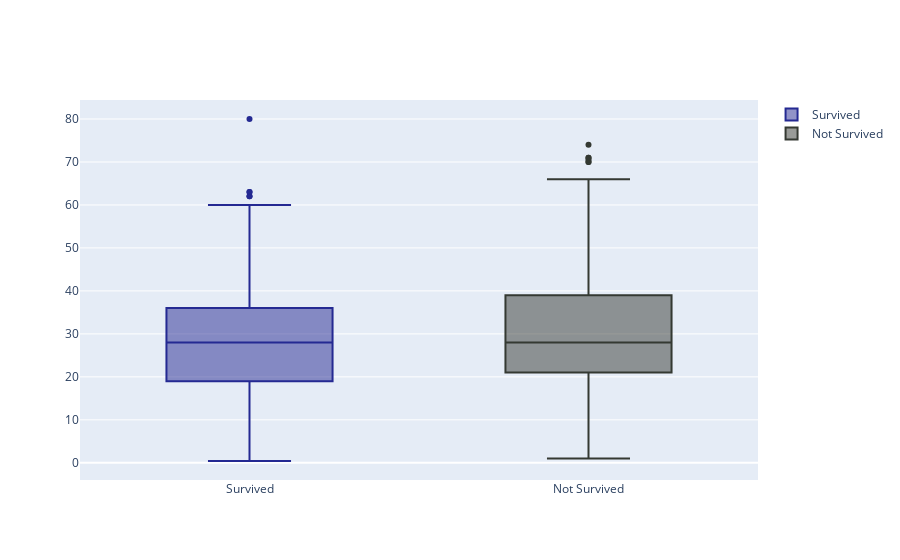

The notebook cell this image was saved under:
### Code cell
trace1=go.Box(
    y=surv['Age'],
    name='Survived',
    marker=dict(color='#242992')
)

trace2=go.Box(
    y=no_surv['Age'],
    name='Not Survived',
    marker=dict(color='#343932')
)

layout=go.Layout(
    title = 'Survival by Group',
    xaxis=dict(title='Survival status'),
    yaxis=dict(title='Age')
)

fig=go.Figure(data=[trace1, trace2])
iplot(fig)

### Figure 1 — Plotly figure (JSON) as saved in the notebook; plotly's stock layout.template omitted (floating-point values rounded to 4 significant figures; data arrays with more than 128 entries replaced by an {"elided": "..."} marker saying what was removed)
{"data": [{"marker": {"color": "#242992"}, "name": "Survived", "type": "box", "y": {"elided": "342 float values"}}, {"marker": {"color": "#343932"}, "name": "Not Survived", "type": "box", "y": {"elided": "549 float values"}}], "layout": {}}
